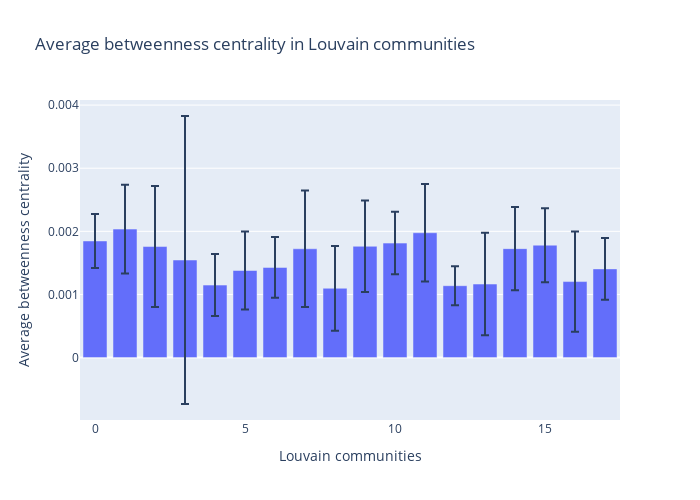

The notebook cell saved with this chart:
### Code cell
louvain_centralities = centralities.drop('freebase_actorID',axis=1)\
                                   .melt(id_vars='louvain',
                                         value_vars=['betweenness_centrality', 'katz_centrality', 'closeness_centrality'],
                                         value_name='value',
                                         var_name='centrality')\
                                   .groupby(['louvain','centrality'], as_index=False)\
                                   .agg(avg=('value','mean'), ci=('value',lambda x : 1.96*stats.sem(x)))

fig = px.bar(louvain_centralities.query("centrality=='betweenness_centrality'"),
             x='louvain', 
             y='avg', 
             error_y='ci', 
             labels={'louvain': 'Louvain communities', 'avg': 'Average centrality'},
             title='Average betweenness centrality in Louvain communities')

fig.update_layout(xaxis_title='Louvain communities', yaxis_title='Average betweenness centrality', height=500, width=700)

fig.show()

### Figure 1 — Plotly figure (JSON) as saved in the notebook; plotly's stock layout.template omitted (floating-point values rounded to 4 significant figures)
{"data": [{"alignmentgroup": "True", "error_y": {"array": [0.000428, 0.0007042, 0.000958, 0.002281, 0.0004907, 0.0006182, 0.0004823, 0.0009242, 0.0006714, 0.0007239, 0.0004951, 0.000771, 0.0003083, 0.0008117, 0.0006604, 0.0005856, 0.0007942, 0.0004905]}, "hovertemplate": "Louvain communities=%{x}<br>Average centrality=%{y}<extra></extra>", "legendgroup": "", "marker": {"color": "#636efa", "pattern": {"shape": ""}}, "name": "", "offsetgroup": "", "orientation": "v", "showlegend": false, "textposition": "auto", "type": "bar", "x": [0, 1, 2, 3, 4, 5, 6, 7, 8, 9, 10, 11, 12, 13, 14, 15, 16, 17], "xaxis": "x", "y": [0.001848, 0.002036, 0.001759, 0.001546, 0.001149, 0.00138, 0.001429, 0.001724, 0.001098, 0.001763, 0.001814, 0.001978, 0.001139, 0.001165, 0.001726, 0.001781, 0.001204, 0.001405], "yaxis": "y"}], "layout": {"barmode": "relative", "height": 500, "legend": {"tracegroupgap": 0}, "title": {"text": "Average betweenness centrality in Louvain communities"}, "width": 700, "xaxis": {"anchor": "y", "domain": [0, 1], "title": {"text": "Louvain communities"}}, "yaxis": {"anchor": "x", "domain": [0, 1], "title": {"text": "Average betweenness centrality"}}}}
